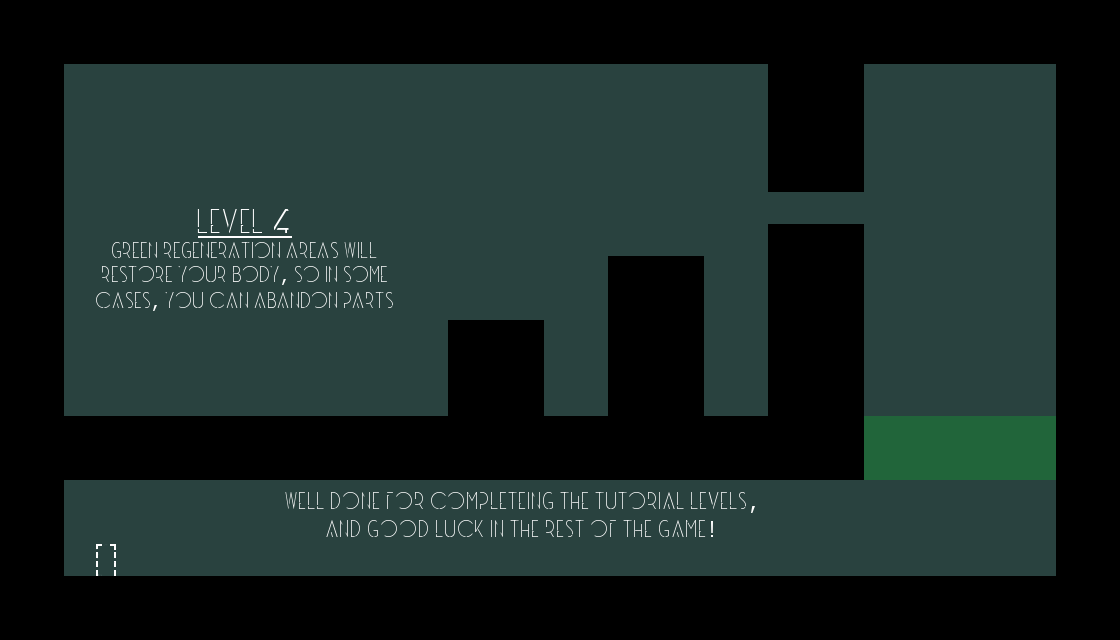

The image is a tile-based game level rendered from a .tmx file. Its description and source (layers, tilesets, objects; grid data summarised) follow:
An orthogonal 35x20 tile map with 32x32 px tiles, 1 tile layer (Tile Layer 1) and 11 objects.

<map version="1.0" orientation="orthogonal" renderorder="right-down" width="35" height="20" tilewidth="32" tileheight="32" backgroundcolor="#29423f" nextobjectid="19">
 <tileset firstgid="1" name="sprites4" tilewidth="32" tileheight="32">
  <image source="sprites4.png" width="2048" height="1024" />
 </tileset>
 <layer name="Tile Layer 1" width="35" height="20">
  <data>[700 cells, 700 non-empty, 700 distinct tile ids]</data>
 </layer>
 <objectgroup name="collision">
  <object id="6" x="64" y="416" width="800" height="63" />
  <object id="7" x="1" y="0" width="61" height="638" />
  <object id="8" x="62" y="576" width="1049" height="63" />
  <object id="9" x="60" y="-1" width="1010" height="67" />
  <object id="10" x="448" y="319" width="94" height="98" />
  <object id="12" x="608" y="256" width="96" height="160" />
  <object id="14" x="768" y="224" width="95" height="193" />
  <object id="15" x="768" y="65" width="95" height="129" />
  <object id="16" x="1055" y="2" width="119" height="578" />
 </objectgroup>
 <objectgroup name="regen">
  <object id="1" x="864" y="416" width="191" height="63" />
 </objectgroup>
 <objectgroup name="door">
  <object id="18" x="96" y="544" width="18" height="32" />
 </objectgroup>
</map>
